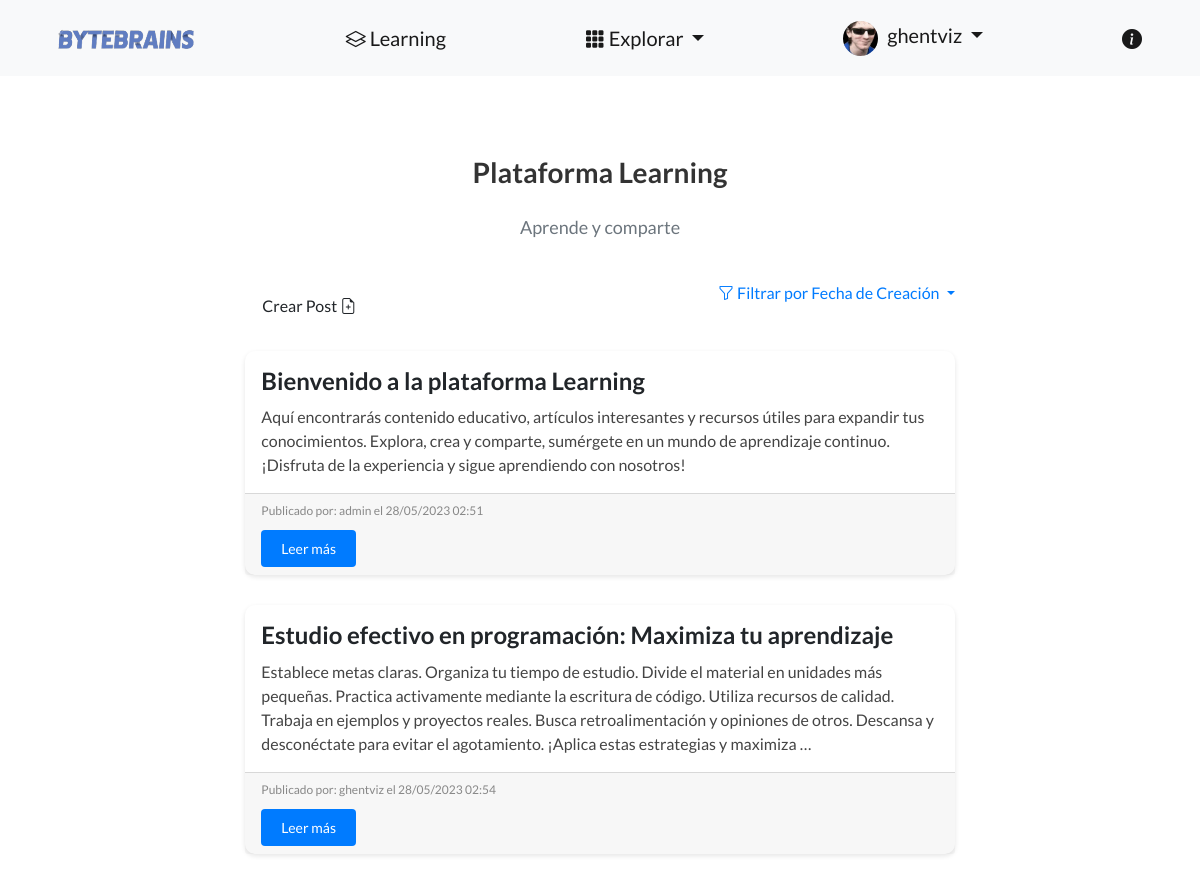
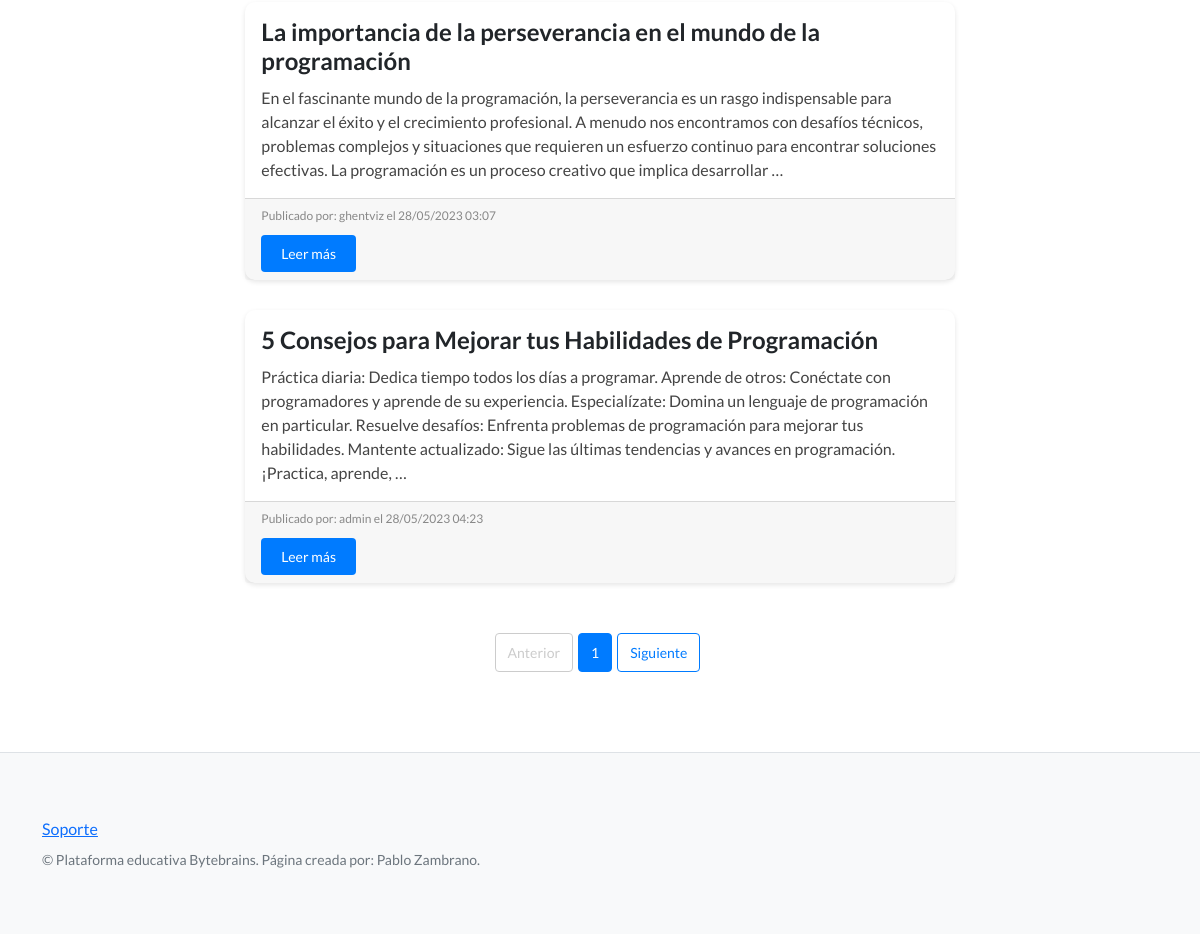
Screenshot of /blog/ (signed in) with the database file from the repository (2 pictures, top to bottom).
### perfiles/models.py (models this page shows, shortened)
class Avatar(models.Model):
    user = models.OneToOneField(User, on_delete=models.CASCADE, null=True)
    imagen = models.ImageField(upload_to='avatares', null=True, blank=True)

### blog_learning/models.py (models this page shows, shortened)
class Post(models.Model):
    titulo = models.CharField(max_length=200)
    contenido = models.TextField(max_length=3500)
    fecha_publicacion = models.DateTimeField(auto_now_add=True)
    creador = models.ForeignKey(User, on_delete=models.SET_NULL, null=True)

### blog_learning/views.py (the view)
# urls.py: path('', views.lista_posts, name='lista_posts'),
def lista_posts(request):
    posts = Post.objects.all()
    paginator = Paginator(posts, 4)
    page_number = request.GET.get('page')
    page_obj = paginator.get_page(page_number)
    return render(request, 'blog_learning/lista_posts.html', {'page_obj': page_obj, 'creador': request.user})

### blog_learning/templates/blog_learning/lista_posts.html (shortened to what this page needs)
{% extends "control_estudios/base.html" %}
{% block contenido %}
<link rel="stylesheet" href="https://cdnjs.cloudflare.com/ajax/libs/animate.css/4.1.1/animate.min.css">
<div class="animate__animated animate__fadeIn">
  <div class="container">
    <div class="row">
      <div class="col-lg-12">
        <h1 class="page-title text-center mb-4">Plataforma Learning</h1>
        <p class="blog-description text-center text-muted">Aprende y comparte</p>
      </div>
    </div>
    <div class="row">
      <div class="col-lg-8 offset-lg-2">
        <div class="d-flex justify-content-between">
          <div class="create-post-button">
            <a href="{% url 'crear_post' %}" class="btn btn">
              Crear Post   <i class="bi bi-file-earmark-plus"></i>
            </a>
          </div>
          <div class="dropdown">
            <a class="filter-link dropdown-toggle" href="#" role="button" id="filtroDropdown" data-bs-toggle="dropdown" aria-haspopup="true" aria-expanded="false">
              <i class="bi bi-funnel"></i> Filtrar por Fecha de Creación
            </a>
          </div>
        </div>
      </div>
    </div>
    <div class="row">
      {% if page_obj %}
        {% for post in page_obj %}
        <div class="col-lg-8 offset-lg-2">
          <div class="post-card">
            <div class="card">
              <div class="card-body">
                <h5 class="card-title">{{ post.titulo }}</h5>
                <p class="card-text">{{ post.contenido|truncatewords:50 }}</p>
              </div>
              <div class="card-footer">
                <div class="post-meta">
                  Publicado por: {{post.creador.username}} el {{ post.fecha_publicacion|date:"d/m/Y H:i" }}
                </div>
                <a href="{% url 'detalle_post' post_id=post.id %}" class="read-more-link">
                  Leer más
                </a>
              </div>
            </div>
          </div>
        </div>
        {% endfor %}
        <div class="col-lg-8 offset-lg-2">
            <div class="pagination d-flex justify-content-center">
              {% if page_obj.has_previous %}
              <a class="page-link" href="?page={{ page_obj.previous_page_number }}">Anterior</a>
              {% else %}
              <span class="page-disabled">Anterior</span>
              {% endif %}
              <span class="page-current">{{ page_obj.number }}</span>
              {% if page_obj.has_next %}
              <a class="page-link" href="?page={{ page_obj.next_page_number }}">Siguiente</a>
              {% else %}
              <span class="page-disabled">Siguiente</span>
              {% endif %}
            </div>
          </div>
      {% else %}
      <div class="col-lg-8 offset-lg-2">
        <p class="no-entries-message">No hay entradas aún.</p>
      </div>
      {% endif %}
    </div>
  </div>
</div>
{% endblock contenido %}

### control_estudios/templates/control_estudios/base.html (shortened to what this page needs)
{% load static %}
<!DOCTYPE html>
<html lang="en">
<head>
    <link href="https://cdn.jsdelivr.net/npm/bootstrap-icons@1.5.0/font/bootstrap-icons.css" rel="stylesheet"
        type="text/css" />
    <link href="{% static 'css/styles.css' %}" rel="stylesheet" />
</head>
<body>
    <nav class="navbar navbar-light bg-light static-top">
        <div class="container">
            <a class="navbar-brand logo-link" href="{% url 'inicio'%}">
                <img class="logo" src="{% static 'logo.png' %}" alt="Logo de la página" />
            </a>
            <a class="navbar-brand learning-link" href="{%url 'lista_posts'%}">
                <i class="bi bi-layers"></i>
                Learning
            </a>
            <div class="dropdown" id="plataformaDropdown">
                <a class="navbar-brand dropdown-toggle" href="#" role="button" data-bs-toggle="dropdown"
                    aria-expanded="false">
                    <i class="bi bi-grid-3x3-gap-fill"></i>
                    Explorar
                </a>
            </div>
            <div class="dropdown" onmouseenter="showDropdown()" onmouseleave="hideDropdown()">
                <a class="navbar-brand dropdown-toggle" href="#" role="button" id="usuarioDropdown" data-bs-toggle="dropdown"
                    aria-expanded="false">
                    {% if user.is_authenticated %}
                        {% if user.avatar %}
                            {% if user.avatar.imagen %}
                            <img src="{{ user.avatar.imagen.url }}" style="width: 35px; height: 35px; border-radius: 50%; margin-right: 5px;">
                            {% else %}
                                <i class="bi bi-person-fill"></i>
                            {% endif %}
                        {% else %}
                            <i class="bi bi-person-fill"></i>
                        {% endif %}
                        {{ user.username }}
                    {% else %}
                    <i class="bi bi-person-fill"></i> Gestionar usuario
                    {% endif %}
                </a>
            </div>
            <a class="navbar-brand about-link" href="{% url 'about' %}">
                <i class="bi bi-info-circle-fill"></i>
            </a>
        </div>
    </nav>
    <section style="padding: 80px 50px;">
        {% block contenido %}
        {% endblock contenido %}
    </section>
    <footer class="footer">
        <div class="container">
            <div class="row">
                <div class="col-lg-6 h-100 text-center text-lg-start my-auto">
                    <ul class="list-inline mb-2">
                        <li class="list-inline-item"><a
                                href="https://docs.google.com/forms/d/e/1FAIpQLSdrpu41T0OnxFOVRi3Zn0Obj1P5-a_17yXlUdo7N0pcVgMJ1Q/viewform?usp=sf_link">Soporte</a>
                        </li>
                    </ul>
                    <p class="text-muted small mb-4 mb-lg-0">&copy; Plataforma educativa Bytebrains. Página creada por:
                        Pablo Zambrano.</p>
                </div>
            </div>
        </div>
    </footer>
</body>
</html>

### control_estudios/templates/control_estudios/base.html (style rules this page uses)
.logo { width: 165px; height: 50px; }
.logo { transition: transform 0.2s; }
.footer { padding: 40px 0; background-color: #f8f9fa; border-top: 1px solid #dee2e6; }
.footer p { margin-bottom: 0; }
.learning-link { transition: transform 0.2s; }
.about-link { position: relative; }
.about-link::after { content: "Acerca de"; position: absolute; top: 100%; left: 50%; transform: translateX(-50%); background-color: #f8f9fa; padding: 8px 16px; border-radius: 8px; opacity: 0; visibility: hidden; transition: opacity 0.3s, visibility 0.3s; box-shadow: 0 2px 4px rgba(0, 0, 0, 0.1); font-family: 'Lato', sans-serif; font-weight: 400; font-size: 14px; color: #333; white-space: nowrap; }

### blog_learning/templates/blog_learning/lista_posts.html (style rules this page uses)
.page-title { font-size: 28px; font-weight: bold; text-align: center; margin-bottom: 10px; color: #333; }
.blog-description { font-size: 16px; text-align: center; color: #666; margin-bottom: 30px; }
.blog-description { font-size: 18px; margin-bottom: 40px; text-align: center; }
.create-post-button { text-align: center; margin-bottom: 20px; }
.filter-link { display: inline-block; margin-bottom: 30px; font-size: 16px; color: #007bff; text-decoration: none; transition: color 0.3s; }
.post-card { margin-bottom: 30px; }
.card { border: none; border-radius: 10px; box-shadow: 0 2px 5px rgba(0, 0, 0, 0.1); transition: box-shadow 0.3s; }
.card-title { font-size: 24px; font-weight: bold; margin-bottom: 10px; }
.card-text { margin-bottom: 20px; color: #444; max-height: 150px; overflow: hidden; }
.post-meta { font-size: 12px; color: #888; margin-bottom: 10px; }
.read-more-link { display: inline-block; padding: 8px 20px; background-color: #007bff; border: none; border-radius: 4px; color: #fff; font-size: 14px; text-decoration: none; transition: background-color 0.3s; }
.pagination { margin-top: 20px; text-align: center; }
.pagination .page-link { display: inline-block; padding: 8px 12px; margin-right: 5px; background-color: transparent; border: 1px solid #007bff; border-radius: 4px; color: #007bff; font-size: 14px; text-decoration: none; transition: background-color 0.3s, color 0.3s; }
.pagination .page-current { display: inline-block; padding: 8px 12px; margin-right: 5px; background-color: #007bff; border: 1px solid #007bff; border-radius: 4px; color: #fff; font-size: 14px; text-decoration: none; }
.pagination .page-disabled { display: inline-block; padding: 8px 12px; margin-right: 5px; background-color: transparent; border: 1px solid #ccc; border-radius: 4px; color: #ccc; font-size: 14px; text-decoration: none; }

### rows the page displays
Post: titulo "Bienvenido a la plataforma Learning", contenido "Aquí encontrarás contenido educativo, artículos interesantes y recursos útiles para expandir tus conocimientos. Explora, crea y comparte, sumérgete en un mundo de aprendizaje continuo. ¡Disfruta de la experiencia y sigue aprendiendo con nosotros!", creador.username "admin", fecha_publicacion "28/05/2023 02:51"
Post: titulo "Estudio efectivo en programación: Maximiza tu aprendizaje", contenido "Establece metas claras. Organiza tu tiempo de estudio. Divide el material en unidades más pequeñas. Practica activamente mediante la escritura de código. Utiliza recursos de calidad. Trabaja en ejemplos y proyectos reales. Busca retroalimentación y opiniones de otros. Descansa y desconéctate para evitar el agotamiento. ¡Aplica estas estrategias y maximiza …", creador.username "ghentviz", fecha_publicacion "28/05/2023 02:54"
Post: titulo "La importancia de la perseverancia en el mundo de la programación", contenido "En el fascinante mundo de la programación, la perseverancia es un rasgo indispensable para alcanzar el éxito y el crecimiento profesional. A menudo nos encontramos con desafíos técnicos, problemas complejos y situaciones que requieren un esfuerzo continuo para encontrar soluciones efectivas. La programación es un proceso creativo que implica desarrollar …", creador.username "ghentviz", fecha_publicacion "28/05/2023 03:07"
Post: titulo "5 Consejos para Mejorar tus Habilidades de Programación", contenido "Práctica diaria: Dedica tiempo todos los días a programar. Aprende de otros: Conéctate con programadores y aprende de su experiencia. Especialízate: Domina un lenguaje de programación en particular. Resuelve desafíos: Enfrenta problemas de programación para mejorar tus habilidades. Mantente actualizado: Sigue las últimas tendencias y avances en programación. ¡Practica, aprende, …", creador.username "admin", fecha_publicacion "28/05/2023 04:23"

### other values shown
{{ user.username }} "ghentviz"
{{ page_obj.number }} "1"
